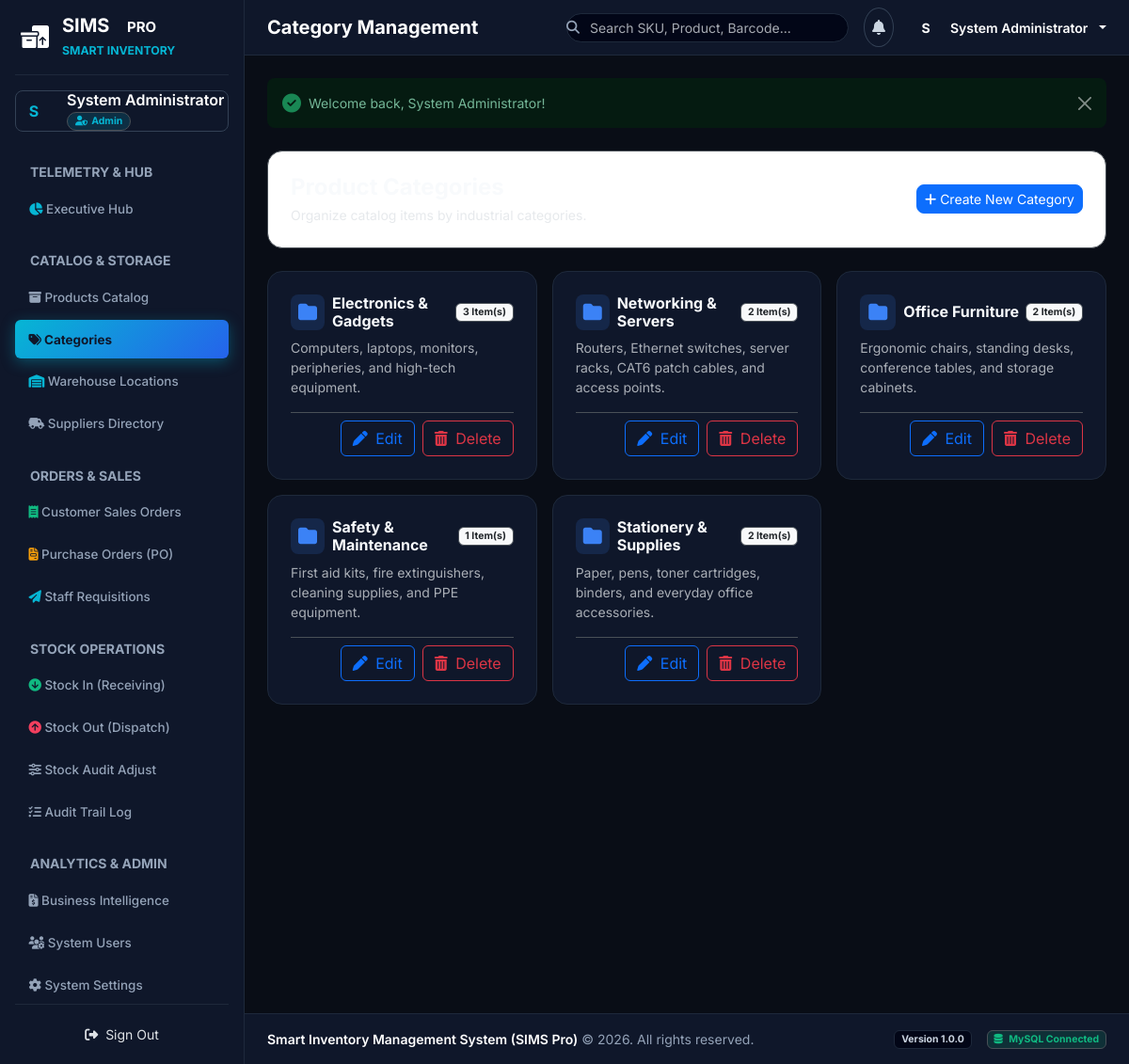
Page /categories (signed in) on the committed database.
### tables this page shows
CREATE TABLE IF NOT EXISTS `categories` (
    `category_id` INT AUTO_INCREMENT PRIMARY KEY,
    `category_name` VARCHAR(100) NOT NULL UNIQUE,
    `description` TEXT NULL,
    `created_at` DATETIME DEFAULT CURRENT_TIMESTAMP
);

### app/Core/Controller.php (called while the page is built, shortened)
<?php
abstract class Controller {
    protected function render(string $view, array $data = [], string $layout = 'header'): void {
        extract($data);
        $viewFile = APP_PATH . "/Views/{$view}.php";
        require APP_PATH . "/Views/layouts/header.php";
        require APP_PATH . "/Views/layouts/sidebar.php";
        require APP_PATH . "/Views/layouts/navbar.php";
        require $viewFile;
        require APP_PATH . "/Views/layouts/footer.php";
    }
}

### app/Controllers/CategoryController.php (called while the page is built, shortened)
<?php
class CategoryController extends Controller {
    private CategoryRepository $categoryRepository;
    public function __construct() {
        $this->categoryRepository = new CategoryRepository();
    }
    public function index(): void {
        $categories = $this->categoryRepository->getAll();
        $this->render('categories/index', [
            'pageTitle' => 'Category Management',
            'activeNav' => 'categories',
            'categories' => $categories
        ]);
    }
}

### app/Core/Router.php (called while the page is built, shortened)
<?php
class Router {
    private array $routes = [];
    private function addRoute(string $method, string $path, array|callable $handler): void {
        $path = rtrim($path, '/') ?: '/';
        $this->routes[$method][$path] = $handler;
    }
    public function resolve(Request $request, Response $response): mixed {
        $method = $request->getMethod();
        $path = $request->getPath();
        $handler = $this->routes[$method][$path] ?? null;
        if (is_array($handler)) {
            [$controllerClass, $action] = $handler;
            $controller = new $controllerClass();
            return call_user_func([$controller, $action]);
        }
        return null;
    }
}

### public/index.php (called while the page is built, shortened)
<?php
spl_autoload_register(function ($class) {
    $prefix = 'App\\';
    $baseDir = APP_PATH . '/';
    $len = strlen($prefix);
    $relativeClass = substr($class, $len);
    $file = $baseDir . str_replace('\\', '/', $relativeClass) . '.php';
});
$request = new Request();
$response = new Response();
$router = new Router();
$router->get('/login', [AuthController::class, 'showLogin']);
$router->post('/login', [AuthController::class, 'login']);
$router->get('/register', [AuthController::class, 'showRegister']);
$router->post('/register', [AuthController::class, 'register']);
$router->get('/reset-password', [AuthController::class, 'showResetPassword']);
$router->post('/reset-password', [AuthController::class, 'resetPassword']);
$router->get('/logout', [AuthController::class, 'logout']);
$router->get('/', [DashboardController::class, 'index']);
$router->get('/dashboard', [DashboardController::class, 'index']);
$router->get('/profile', [ProfileController::class, 'index']);
$router->post('/profile/update', [ProfileController::class, 'update']);
$router->post('/profile/password', [ProfileController::class, 'changePassword']);
$router->get('/settings', [SettingController::class, 'index']);
$router->post('/settings/update', [SettingController::class, 'update']);
$router->get('/products', [ProductController::class, 'index']);
$router->get('/products/create', [ProductController::class, 'create']);
$router->post('/products/store', [ProductController::class, 'store']);
$router->get('/products/edit', [ProductController::class, 'edit']);
$router->post('/products/update', [ProductController::class, 'update']);
$router->get('/products/show', [ProductController::class, 'show']);
$router->post('/products/delete', [ProductController::class, 'delete']);
$router->get('/products/barcode', [ProductController::class, 'barcodeLabels']);
$router->get('/categories', [CategoryController::class, 'index']);
$router->post('/categories/store', [CategoryController::class, 'store']);
$router->post('/categories/update', [CategoryController::class, 'update']);
$router->post('/categories/delete', [CategoryController::class, 'delete']);
$router->get('/suppliers', [SupplierController::class, 'index']);
$router->post('/suppliers/store', [SupplierController::class, 'store']);
$router->post('/suppliers/update', [SupplierController::class, 'update']);
$router->get('/suppliers/show', [SupplierController::class, 'show']);
$router->post('/suppliers/delete', [SupplierController::class, 'delete']);
$router->get('/warehouses', [WarehouseController::class, 'index']);
$router->post('/warehouses/store', [WarehouseController::class, 'store']);
$router->post('/warehouses/update', [WarehouseController::class, 'update']);
$router->post('/warehouses/delete', [WarehouseController::class, 'delete']);
$router->get('/purchase-orders', [PurchaseOrderController::class, 'index']);
$router->get('/purchase-orders/create', [PurchaseOrderController::class, 'create']);
$router->post('/purchase-orders/store', [PurchaseOrderController::class, 'store']);
$router->get('/purchase-orders/show', [PurchaseOrderController::class, 'show']);
$router->get('/purchase-orders/print', [PurchaseOrderController::class, 'printPO']);
$router->post('/purchase-orders/receive', [PurchaseOrderController::class, 'markReceived']);
$router->get('/sales-orders', [SalesOrderController::class, 'index']);
$router->get('/sales-orders/create', [SalesOrderController::class, 'create']);
$router->post('/sales-orders/store', [SalesOrderController::class, 'store']);
$router->get('/sales-orders/show', [SalesOrderController::class, 'show']);
$router->get('/sales-orders/print', [SalesOrderController::class, 'printReceipt']);
$router->get('/stock-requests', [StockRequestController::class, 'index']);
$router->post('/stock-requests/store', [StockRequestController::class, 'store']);
$router->post('/stock-requests/approve', [StockRequestController::class, 'approve']);
$router->post('/stock-requests/reject', [StockRequestController::class, 'reject']);
$router->get('/inventory/stock-in', [InventoryController::class, 'showStockIn']);
$router->post('/inventory/stock-in', [InventoryController::class, 'processStockIn']);
$router->get('/inventory/stock-out', [InventoryController::class, 'showStockOut']);
$router->post('/inventory/stock-out', [InventoryController::class, 'processStockOut']);
$router->get('/inventory/adjust', [InventoryController::class, 'showAdjust']);
$router->post('/inventory/adjust', [InventoryController::class, 'processAdjust']);
$router->get('/movements', [MovementController::class, 'index']);
$router->get('/reports', [ReportController::class, 'index']);
$router->get('/reports/print', [ReportController::class, 'printReport']);
$router->get('/users', [UserController::class, 'index']);
$router->post('/users/store', [UserController::class, 'store']);
$router->post('/users/update', [UserController::class, 'update']);
$router->post('/users/delete', [UserController::class, 'delete']);
$router->get('/notifications/unread', [NotificationController::class, 'getUnread']);
$router->post('/notifications/mark-read', [NotificationController::class, 'markRead']);
$router->resolve($request, $response);

### config/database.php (called while the page is built)
<?php
return [
    'host' => '127.0.0.1',
    'port' => '3306',
    'dbname' => 'sims_db',
    'username' => 'root',
    'password' => '',
    'charset' => 'utf8mb4',
    'options' => [
        PDO::ATTR_ERRMODE => PDO::ERRMODE_EXCEPTION,
        PDO::ATTR_DEFAULT_FETCH_MODE => PDO::FETCH_ASSOC,
        PDO::ATTR_EMULATE_PREPARES => false,
    ]
];

### app/Core/Database.php (called while the page is built, shortened)
<?php
class Database {
    private static ?PDO $instance = null;
    public static function getInstance(): PDO {
        if (self::$instance === null) {
            $config = require ROOT_PATH . '/config/database.php';
            $dsn = "mysql:host={$config['host']};port={$config['port']};dbname={$config['dbname']};charset={$config['charset']}";
            try {
                self::$instance = new PDO($dsn, $config['username'], $config['password'], $config['options']);
            } catch (PDOException $e) {
                try {
                    $dsnNoDb = "mysql:host={$config['host']};port={$config['port']};charset={$config['charset']}";
                    $pdo = new PDO($dsnNoDb, $config['username'], $config['password'], $config['options']);
                    $pdo->exec("CREATE DATABASE IF NOT EXISTS `{$config['dbname']}` CHARACTER SET utf8mb4 COLLATE utf8mb4_unicode_ci");
                    self::$instance = new PDO($dsn, $config['username'], $config['password'], $config['options']);
                } catch (PDOException $e2) {
                    die("Database Connection Error: " . htmlspecialchars($e2->getMessage()));
                }
            }
        }
        return self::$instance;
    }
}

### app/Repositories/CategoryRepository.php (called while the page is built, shortened)
<?php
class CategoryRepository {
    private PDO $db;
    public function __construct() {
        $this->db = Database::getInstance();
    }
    public function getAll(): array {
        $sql = "
            SELECT c.*, COUNT(p.product_id) as product_count
            FROM categories c
            LEFT JOIN products p ON c.category_id = p.category_id
            GROUP BY c.category_id
            ORDER BY c.category_name ASC
        ";
        $stmt = $this->db->query($sql);
        $rows = $stmt->fetchAll();
        return array_map(fn($row) => new Category($row), $rows);
    }
}

### app/Models/Category.php (called while the page is built, shortened)
<?php
class Category {
    public function __construct(array $data = []) {
        if (!empty($data)) {
            $this->category_id = isset($data['category_id']) ? (int)$data['category_id'] : null;
            $this->category_name = $data['category_name'] ?? '';
            $this->description = $data['description'] ?? null;
            $this->product_count = isset($data['product_count']) ? (int)$data['product_count'] : 0;
        }
    }
}

### app/Views/categories/index.php (the view, shortened to what this page needs)
<?php
$userRole = $_SESSION['user']['role_name'] ?? 'Staff';
?>
<div class="container-fluid px-0">
    <div class="d-flex flex-column flex-md-row justify-content-between align-items-md-center mb-4 gap-3 bg-white p-4 rounded-4 border shadow-xs">
        <div>
            <h4 class="fw-bold text-slate-900 mb-1">Product Categories</h4>
            <p class="text-muted fs-7 mb-0">Organize catalog items by industrial categories.</p>
        </div>
        <?php if (in_array($userRole, ['Admin', 'Inventory Manager'])): ?>
            <button class="btn btn-primary btn-sm rounded-3 shadow-xs" data-bs-toggle="modal" data-bs-target="#createCategoryModal">
                <i class="fas fa-plus me-1.5"></i> Create New Category
            </button>
        <?php endif; ?>
    </div>
    <div class="row g-3">
        <?php foreach ($categories as $cat): ?>
            <div class="col-12 col-md-6 col-lg-4">
                <div class="card border-0 shadow-xs rounded-4 bg-white p-4 h-100 position-relative">
                    <div class="d-flex align-items-center justify-content-between mb-2">
                        <div class="d-flex align-items-center gap-2">
                            <div class="bg-primary-subtle text-primary rounded-3 p-2 d-flex align-items-center justify-content-center" style="width: 38px; height: 38px;">
                                <i class="fas fa-folder fs-5"></i>
                            </div>
                            <h6 class="fw-bold text-slate-900 mb-0"><?= htmlspecialchars($cat->category_name) ?></h6>
                        </div>
                        <span class="badge bg-light text-dark border"><?= $cat->product_count ?> Item(s)</span>
                    </div>
                    <p class="text-muted fs-7 mb-3 flex-grow-1"><?= htmlspecialchars($cat->description ?? 'No description set.') ?></p>
                    <?php if (in_array($userRole, ['Admin', 'Inventory Manager'])): ?>
                        <div class="d-flex justify-content-end gap-2 border-top pt-2 mt-auto">
                            <button class="btn btn-xs btn-outline-primary edit-cat-btn" data-id="<?= $cat->category_id ?>" data-name="<?= htmlspecialchars($cat->category_name) ?>" data-desc="<?= htmlspecialchars($cat->description ?? '') ?>">
                                <i class="fas fa-pen me-1"></i> Edit
                            </button>
                            <button class="btn btn-xs btn-outline-danger delete-cat-btn" data-id="<?= $cat->category_id ?>" data-name="<?= htmlspecialchars($cat->category_name) ?>" data-count="<?= $cat->product_count ?>">
                                <i class="fas fa-trash-can me-1"></i> Delete
                            </button>
                        </div>
                    <?php endif; ?>
                </div>
            </div>
        <?php endforeach; ?>
    </div>
</div>

### public/assets/css/style.css (style rules this page uses)
:root { --font-primary: 'Inter', -apple-system, BlinkMacSystemFont, "Segoe UI", Roboto, sans-serif; --font-mono: 'JetBrains Mono', monospace; --bg-dark-app: #090d16; --bg-slate-950: #020617; --bg-slate-900: #0f172a; --bg-slate-800: #1e293b; --bg-slate-700: #334155; --text-main: #f8fafc; --text-muted: #94a3b8; --cyan: #06b6d4; --blue: #3b82f6; --emerald: #10b981; --amber: #f59e0b; --rose: #f43f5e; }
body.bg-dark-app { font-family: var(--font-primary); background-color: var(--bg-dark-app) !important; color: var(--text-main); font-size: 0.875rem; -webkit-font-smoothing: antialiased; }
.card { background-color: var(--bg-slate-900) !important; border: 1px solid #1e293b !important; color: var(--text-main); }
.bg-primary-subtle { background-color: rgba(59, 130, 246, 0.15) !important; color: var(--blue) !important; }

### rows in the picture
categories: category_name "Electronics & Gadgets", product_count "3", description "Computers, laptops, monitors, peripheries, and high-tech equipment."
categories: category_name "Networking & Servers", product_count "2", description "Routers, Ethernet switches, server racks, CAT6 patch cables, and access points."
categories: category_name "Office Furniture", product_count "2", description "Ergonomic chairs, standing desks, conference tables, and storage cabinets."
categories: category_name "Safety & Maintenance", product_count "1", description "First aid kits, fire extinguishers, cleaning supplies, and PPE equipment."
categories: category_name "Stationery & Supplies", product_count "2", description "Paper, pens, toner cartridges, binders, and everyday office accessories."

### other values in the picture
substr($userName, 0, 1) "S"
$userName "System Administrator"
$userRole "Admin"
$pageTitle "Category Management"
substr($_SESSION['user']['name'] ?? 'U', 0, 1) "S"
$_SESSION['user']['name'] "System Administrator"
$flash['value'] "Welcome back, System Administrator!"
